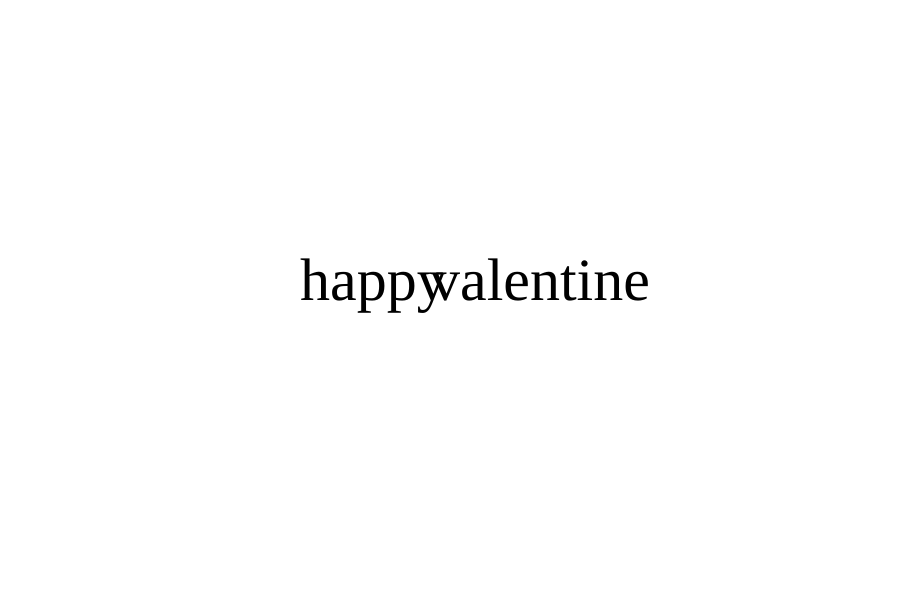
Frame 1 (no input)
Frame 60 (no input): identical to frame 1, image omitted
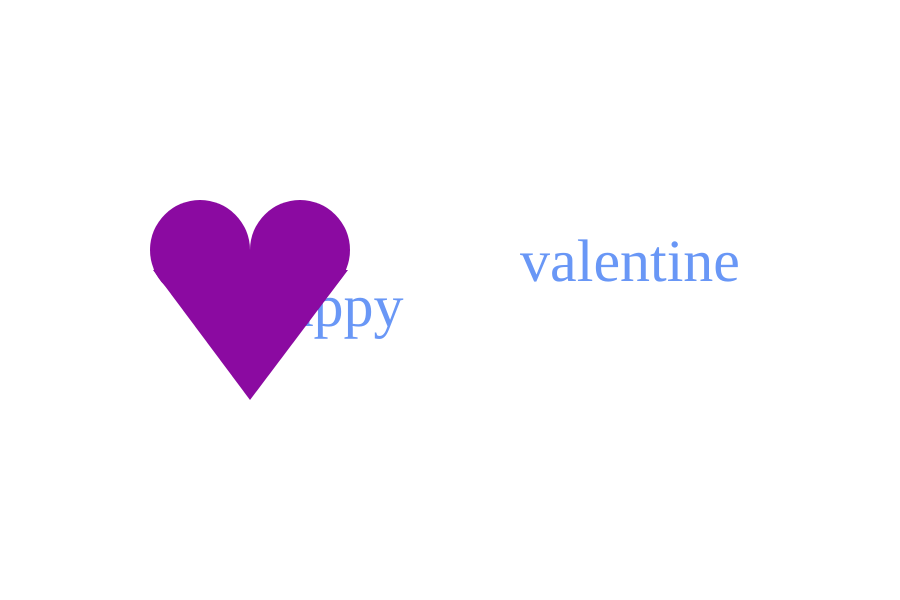
Frame 120 (the mouse pressed at the canvas centre since frame 60)

The p5.js sketch that drew these frames (run headless with seeded random() and noise() and a simulated clock; from frame 60 on, the mouse is pressed at the canvas centre):

// p5.js sketch
// ── sketch.js
/*  Written by Jessica Bao
    Last edited 02/11/2017
    A clickable happy valentine message with randomized colors
*/

var x_happy = 300; 
var y_happy = 300;
var textLength = 300;
var textHeight = 100;
var x_val = x_happy + 130
var y_val = y_happy;
 
function setup() {
  createCanvas(900, 600); // creates a canvas
  textSize(60); // sets the font size
  textFont("Permanent Marker");// sets the text font
  frameRate(20); // controls the frame rate
}

function draw() {
  background(255); // sets the background to white
  text("happy", x_happy, y_happy); // draws the text "happy" in x_happy and y_happy
  text("valentine", x_val, y_val); // draws the text "valentine" in x_val and y_val
  shake(); // allows the text to shake
  
  if (mouseIsPressed) { // when the mouse is pressed
    fill(random(255), random(255), random(255)); // the text will be filled with randomized colors
    heart(); // a heart with randomized color will appear as well
  }
}

// allows the text to shake when the mouse is hovered over
function shake() {
  if (mouseX >= x_happy && mouseX <= x_happy + textLength && mouseY >= y_val && mouseY <= y_val + textHeight) {
    x_happy = mouseX - random(100, 200);
    x_val = mouseX + random(50, 100);
    y_happy = mouseY + random(20, 30);
    y_val = mouseY - random(10, 20);
  }
}

// draws a heart with randomized color
function heart() {
  fill(random(255), random(255), random(255));
  noStroke();
  ellipse(200, 250, 100, 100);
  ellipse(300, 250, 100, 100);
  triangle(153, 270, 348, 270, 250, 400);
  rect(240, 250, 20, 20);
}
